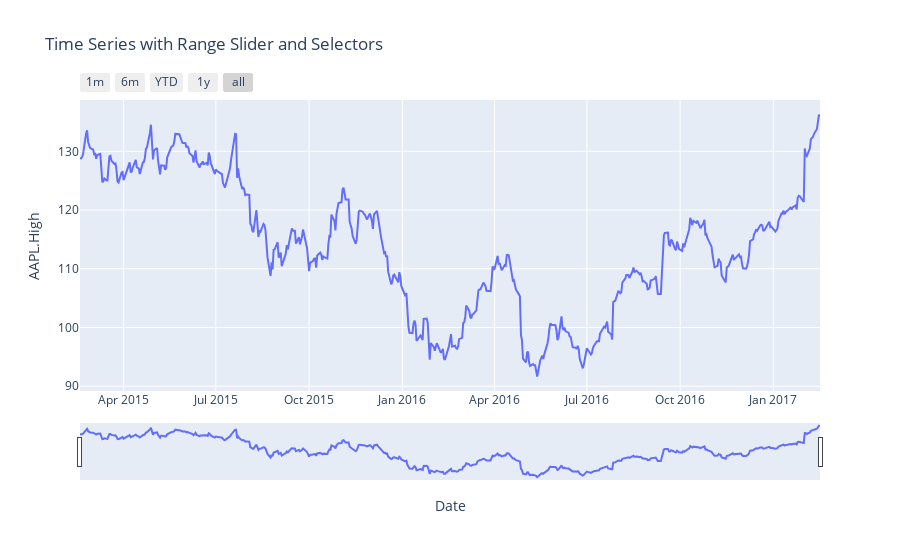

Write notebook code for a chart like this one.
### Code cell
df = pd.read_csv('https://raw.githubusercontent.com/plotly/datasets/master/finance-charts-apple.csv')

fig = px.line(
  df, x='Date', y='AAPL.High', title='Time Series with Range Slider and Selectors'
  )

fig.update_xaxes(
    rangeslider_visible=True,
    rangeselector=dict(
        buttons=list([
            dict(count=1, label="1m", step="month", stepmode="backward"),
            dict(count=6, label="6m", step="month", stepmode="backward"),
            dict(count=1, label="YTD", step="year", stepmode="todate"), # 연초부터 현재까지 데이터의 표현
            dict(count=1, label="1y", step="year", stepmode="backward"),
            dict(step="all")
        ])
    )
)
fig.show()

### Figure 1 — Plotly figure (JSON) as saved in the notebook; plotly's stock layout.template omitted (floating-point values rounded to 4 significant figures; data arrays with more than 128 entries replaced by an {"elided": "..."} marker saying what was removed)
{"data": [{"hovertemplate": "Date=%{x}<br>AAPL.High=%{y}<extra></extra>", "legendgroup": "", "line": {"color": "#636efa", "dash": "solid"}, "marker": {"symbol": "circle"}, "mode": "lines", "name": "", "orientation": "v", "showlegend": false, "type": "scatter", "x": {"elided": "506 str values"}, "xaxis": "x", "y": {"elided": "506 float values"}, "yaxis": "y"}], "layout": {"legend": {"tracegroupgap": 0}, "title": {"text": "Time Series with Range Slider and Selectors"}, "xaxis": {"anchor": "y", "domain": [0, 1], "rangeselector": {"buttons": [{"count": 1, "label": "1m", "step": "month", "stepmode": "backward"}, {"count": 6, "label": "6m", "step": "month", "stepmode": "backward"}, {"count": 1, "label": "YTD", "step": "year", "stepmode": "todate"}, {"count": 1, "label": "1y", "step": "year", "stepmode": "backward"}, {"step": "all"}]}, "rangeslider": {"visible": true}, "title": {"text": "Date"}}, "yaxis": {"anchor": "x", "domain": [0, 1], "title": {"text": "AAPL.High"}}}}
